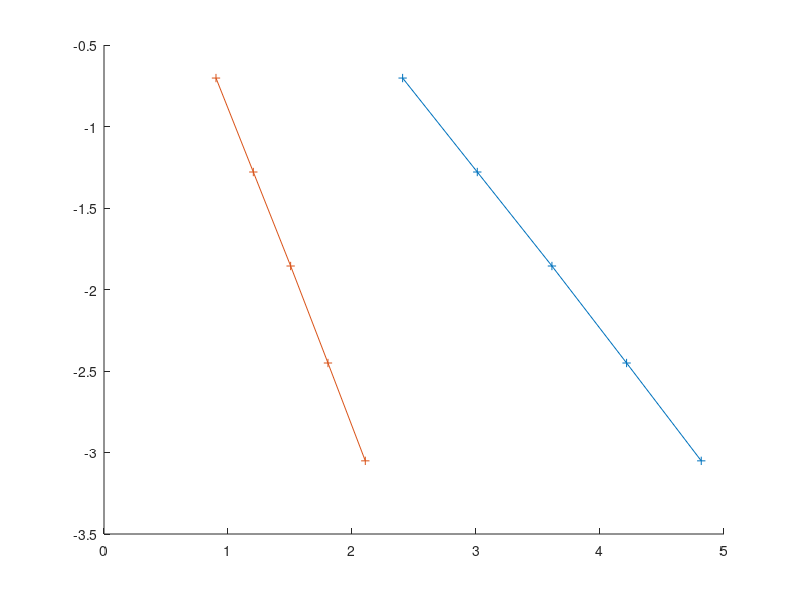

The MATLAB script that drew this image:
% mms2 with uniform mesh refinement
clear all; close all; clc;

% mms 2
% ndof =    16, L2_error = +5.499127E-01 
% ndof =    64, L2_error = +4.270107E-01 
% ndof =   256, L2_error = +1.982779E-01
% ndof =  1024, L2_error = +5.257954E-02 
% ndof =  4096, L2_error = +1.393577E-02 
% ndof = 16384, L2_error = +3.540492E-03 
% ndof = 65536, L2_error = +8.887954E-04 

ndof = [   16
           64
          256
         1024
         4096
        16384
		65536
		];
		
L2 = [	+5.499127E-01 	
        +4.270107E-01 
        +1.982779E-01
        +5.257954E-02 
        +1.393577E-02 
        +3.540492E-03
        +8.887954E-04		
		];

norm_data = [ ndof L2 ]		

norm_data (1,:)=[];
norm_data (1,:)=[];

figure(999); hold all;
plot(log10(norm_data(:,1)),log10(norm_data(:,2)),'+-')
nel_ = norm_data(:,1)/4;
h_ = 1./ sqrt(nel_);
plot(log10(1./h_),log10(norm_data(:,2)),'+-')



